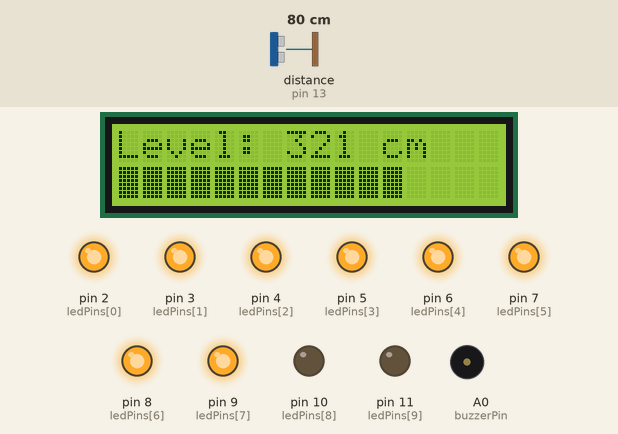
Recording of a sketch running on a simulated Arduino Uno, built with avr-gcc and run on an emulated ATmega328P. Parts: 16×2 character LCD, output pins drawn as LEDs (lit = HIGH), buzzer (waves = sounding). Wiring (inferred from the names in the program): ultrasonic range finder: trigger pin 12; echo pin 13. The test bench sets the inputs (shaded band); at power-on: distance to the obstacle (sensor on pin 13) 80 cm. The echo pulse lasts 58.3 µs per cm; pins used as bus, display or sensor lines are not drawn.

Above: at 3.2 s.
3.3 s: distance to the obstacle (sensor on pin 13) set to 2 cm
At 4.5 s:
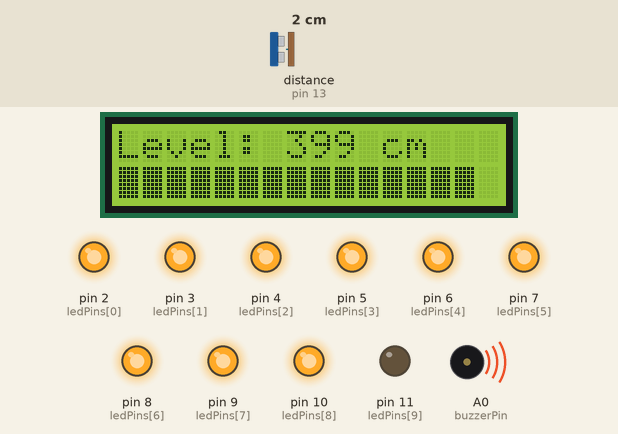
5.6 s: distance to the obstacle (sensor on pin 13) set to 35 cm
At 7.2 s:
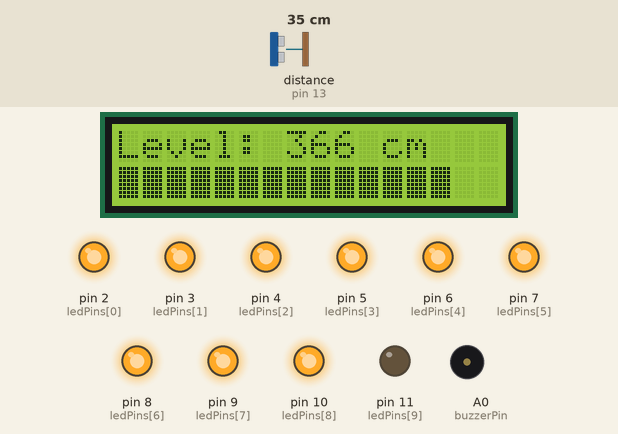
7.7 s: distance to the obstacle (sensor on pin 13) set to 120 cm
At 9.0 s:
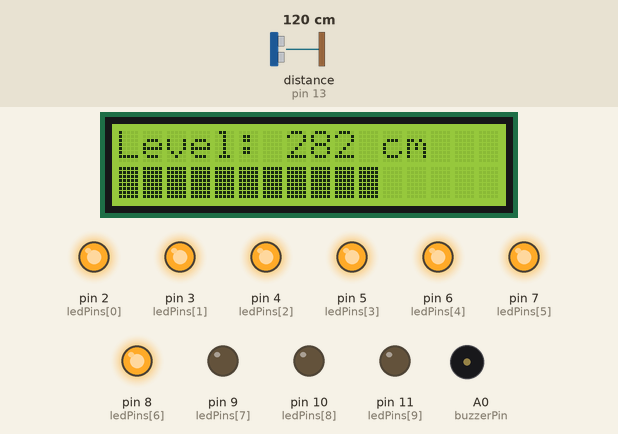
9.8 s: distance to the obstacle (sensor on pin 13) set to 250 cm
At 11.3 s:
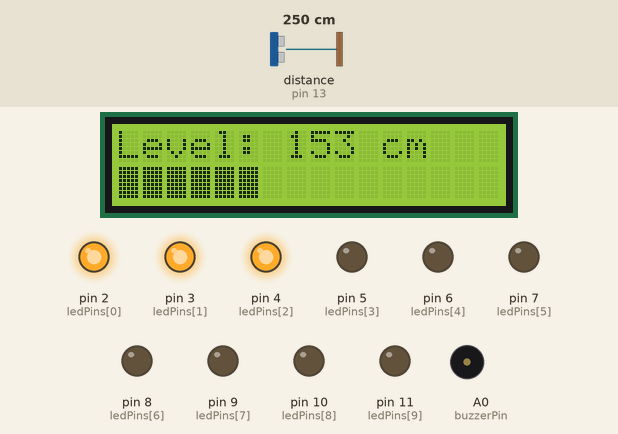
11.9 s: distance to the obstacle (sensor on pin 13) set to 299 cm
At 13.7 s:
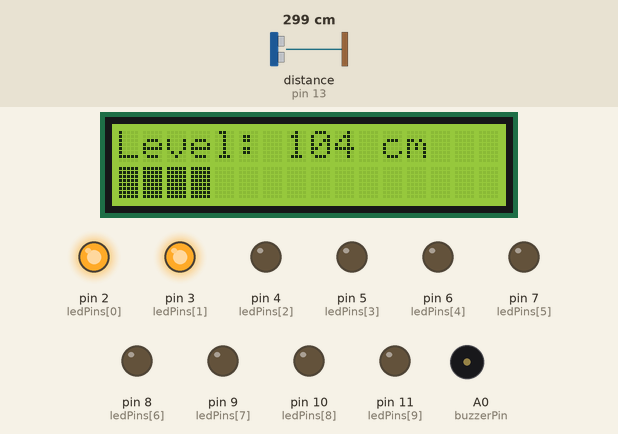
14.0 s: distance to the obstacle (sensor on pin 13) set to 60 cm
At 15.0 s:
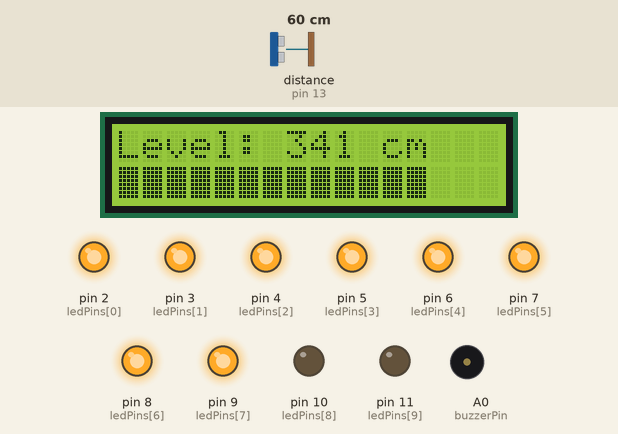
Timing chart, 0 to 17.0 s (numbered marks = the images above; inputs shaded):
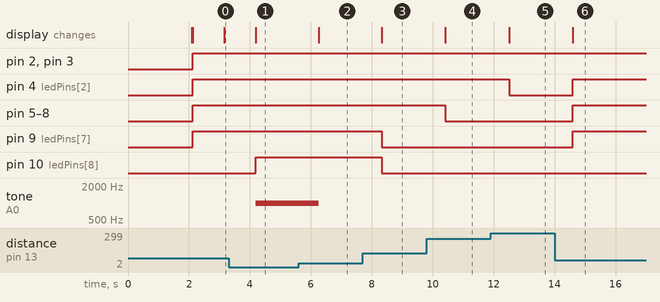

Measured:
- after the input at 3.3 s, pin 10 (ledPins[8]): LOW → HIGH after 0.89 s; tone on A0 (buzzerPin): silent → 1000 Hz after 0.89 s; the display: changes after 0.89 s (image 1)
- after the input at 5.6 s, tone on A0 (buzzerPin): 1000 Hz → silent after 0.66 s; the display: changes after 0.66 s (image 2)
- after the input at 7.7 s, pin 9 (ledPins[7]), pin 10 (ledPins[8]): HIGH → LOW after 0.63 s; the display: changes after 0.63 s (image 3)
- after the input at 9.8 s, pin 5 (ledPins[3]), pin 6 (ledPins[4]), pin 7 (ledPins[5]), pin 8 (ledPins[6]): HIGH → LOW after 0.62 s; the display: changes after 0.62 s (image 4)
- after the input at 11.9 s, pin 4 (ledPins[2]): HIGH → LOW after 0.61 s; the display: changes after 0.61 s (image 5)
- after the input at 14.0 s, pin 4 (ledPins[2]), pin 5 (ledPins[3]), pin 6 (ledPins[4]), pin 7 (ledPins[5]), pin 8 (ledPins[6]), pin 9 (ledPins[7]): LOW → HIGH after 0.60 s; the display: changes after 0.60 s (image 6)

The sketch:

water_level_indicator.ino
```cpp
#include <LiquidCrystal_I2C.h>

LiquidCrystal_I2C lcd(0x27, 16, 2);

// Pin connections
const int trigPin = 12;
const int echoPin = 13;
const int buzzerPin = A0;
const int tankHeight = 400;  // I have taken Tank Height = 400cm

const int ledPins[10] = {2, 3, 4, 5, 6, 7, 8, 9, 10, 11};   // LED bar graph pins config.

void setup() {
  lcd.init();
  lcd.backlight();

  pinMode(trigPin, OUTPUT);
  pinMode(echoPin, INPUT);
  pinMode(buzzerPin, OUTPUT);

  for (int i = 0; i < 10; i++) {
    pinMode(ledPins[i], OUTPUT);
  }

  lcd.clear();
  lcd.setCursor(0, 0);
  lcd.print(" Water Level Meter ");
  delay(2000);
  lcd.clear();
}

void loop() {
  // Trigger ultrasonic pulse
  digitalWrite(trigPin, LOW);
  delayMicroseconds(2);
  digitalWrite(trigPin, HIGH);
  delayMicroseconds(10);
  digitalWrite(trigPin, LOW);

  // echo duration calc.
  long duration = pulseIn(echoPin, HIGH);
  int distance = duration * 0.034 / 2;

  // Calculation of water level (cm)
  int waterLevel = tankHeight - distance;
  if (waterLevel < 0) waterLevel = 0;
  if (waterLevel > tankHeight) waterLevel = tankHeight;

  // Display water level in cm
  lcd.setCursor(0, 0);
  lcd.print("Level: ");
  lcd.print(waterLevel);
  lcd.print(" cm   ");

  // Display progress bar
  int barLength = map(waterLevel, 0, tankHeight, 0, 16);
  lcd.setCursor(0, 1);
  for (int i = 0; i < barLength; i++) {
    lcd.write(byte(255)); // Full block character
  }
  for (int i = barLength; i < 16; i++) {
    lcd.print(" ");
  }

  // LED bar graph display
  int activeLeds = map(waterLevel, 0, tankHeight, 0, 10);
  for (int i = 0; i < 10; i++) {
    digitalWrite(ledPins[i], (i < activeLeds) ? HIGH : LOW);
  }

  if (waterLevel >= tankHeight - 4) {       // Buzzer triggers 4cm before full
  tone(buzzerPin, 1000); // 1kHz tone
} else {
  noTone(buzzerPin);
}

  delay(1000);
}
```
